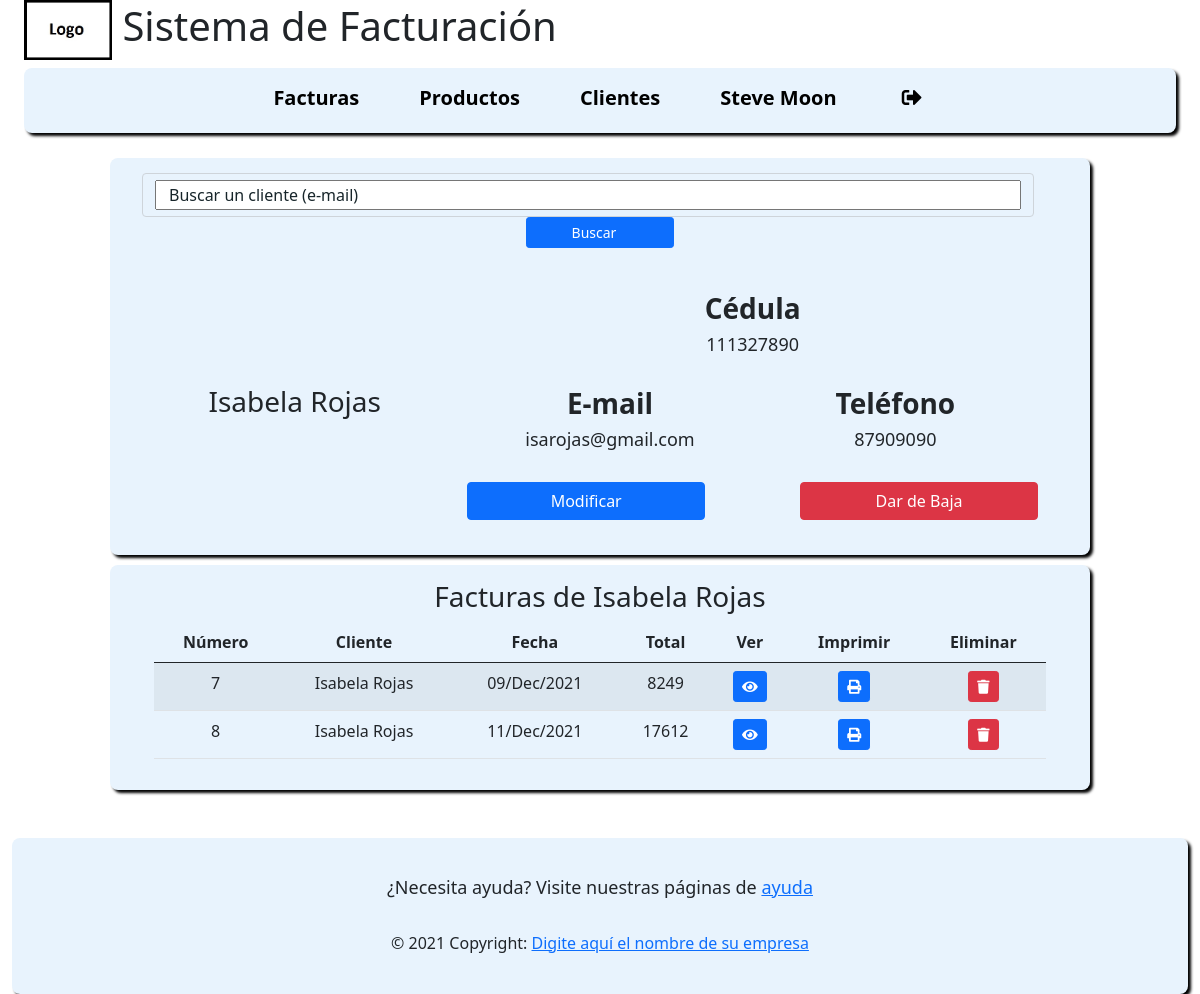
/?c=read_customer&id=2 (signed in), run on the app's committed database.
### tables this page shows
CREATE TABLE `customer` (
  `id` int(11) NOT NULL,
  `ced` int(11) NOT NULL,
  `name` varchar(100) NOT NULL,
  `email` varchar(100) NOT NULL,
  `phone` int(11) NOT NULL
);

CREATE TABLE `invoice` (
  `order_id` int(11) NOT NULL,
  `cashier_id` int(11) NOT NULL,
  `customer_id` int(11) NOT NULL,
  `customer_cedula` int(11) NOT NULL,
  `customer_name` varchar(100) NOT NULL,
  `customer_phone` int(11) NOT NULL,
  `customer_email` varchar(100) NOT NULL,
  `date` date NOT NULL,
  `sub_total` float NOT NULL,
  `total` float NOT NULL,
  `tax` float NOT NULL
);

### controller/read_customer.php (called while the page is built, shortened)
<?php
include_once 'model/customer.php';
if ($_POST) {
    $search_customer = new customer(0, 0, "", addslashes($_POST['email']),0);
    if ($search_customer->email_exists(addslashes($_POST['email']))) {
        $customer = $search_customer->select();
        $current_id = $customer->get_id();
    } else {
        $msg = "El cliente no existe.";
        $customer = $search_customer->select($_GET['current_id']);
        $current_id = $_GET['current_id'];
    }
} else if (isset($_GET['id']) || isset($_SESSION['id'])) {
    $new_customer = new customer();
    if (isset($_GET['id'])) {
        if (!$new_customer->id_exists($_GET['id'])) {
            $msg = "El cliente no existe.";
        } else {
            $customer = $new_customer->select($_GET['id']);
            $current_id = $_GET['id'];
        }
    } else {
        $customer = $new_customer->select($_SESSION['id']);
        $current_id = $_SESSION['id'];
    }
}
include_once "model/invoice.php";
$invoice = new Invoice();
$invoices = $invoice->selectReportByClient($customer->get_id());
if ($invoices) {
    $invoices_validation = "Facturas de " . $customer->name;
} else {
    $invoices_validation = $customer->name . " no tiene facturas.";
}
include 'view/customer.php';

### model/customer.php (called while the page is built, shortened)
<?php
include_once "model/Connection.php";
class customer {
    private $id;
    private $ced;
    public $email;
    public function __construct($id = 0, $ced = 0, $name = "", $email = "", $phone = 0) {
        $this->id = $id;
        $this->ced = $ced;
        $this->name = $name;
        $this->email = $email;
        $this->phone = $phone;
    }
    function get_id() {
        return $this->id;
    }
    function get_ced() {
        return $this->ced;
    }
        function select($by_id = 0) {
        $query = "SELECT * FROM customer";
         if ($by_id) {
            $query .= " WHERE id = '$by_id'";
        } else {
            $query .= " WHERE email = '$this->email'";
        }
        $pdo = new Connection();
        $results = $pdo->open()->query($query);
        $row = $results->fetch();
        $customer = new customer($row['id'], $row['ced'], $row['name'], $row['email'],
                $row['phone']);
        return $customer;
    }
}

### model/connection.php (called while the page is built, shortened)
<?php
class Connection {
    private $str;
    function __construct() {
        $this->str = "mysql:host=" . DB_HOST . ";dbname=" . DB_NAME;
    }
    public function open() {
        try {
            return new PDO($this->str, DB_USER, DB_PASSWORD);
        } catch (PDOException $ex) {
            error_log("ERROR EN " . __FILE__ . " EN LA LINEA" . __LINE__ . " EL ERROR :" . $ex->getMessage());
            return NULL;
        }
    }
}

### model/invoice.php (called while the page is built, shortened)
<?php
include_once "model/Connection.php";
class invoice {
    public function __construct($order_id = 0, $cashier_id = 0, $customer_id = 0, $customer_cedula = "",
    $customer_name = "", $customer_phone = "",$customer_email = "", $date = 0, $sub_total = 0, $total = 0, $tax = 0) {
         $this->order_id = $order_id;
         $this->customer_name = $customer_name;
         $this->date = $date;
         $this->total = $total;
    }
    function selectReportByClient($customer_id) {
        $query = "SELECT * FROM invoice";
        $query .= " WHERE customer_id = '$customer_id'";
        $pdo = new Connection();
        $results = $pdo->open()->query($query);
        $rows = [];
        foreach ($results->fetchAll() as $row) {
            $rows[] = new invoice($row['order_id'], $row['cashier_id'], $row['customer_id'], $row['customer_cedula']
            , $row['customer_name'], $row['customer_phone'], $row['customer_email'],
            $row['date'], $row['sub_total'], $row['total'], $row['tax']);
        }
        return $rows;
    }
}

### view/customer.php (the view)
<div class="contaimer-fluid full-screen">
    <div class="row description all-height justify-content-center col-xs-12 col-sm-12 col-md-12 col-lg-12 col-xl-10">
        <form method="POST" action='./?c=read_customer&current_id=<?php echo $current_id ?>'>
            <div class="form-group">
            <div class="form-control soft-blue-background row">
            <input class="col-xs-12 col-sm-12 col-md-12 col-lg-12 col-xl-12" type="text" name="email" placeholder="Buscar un cliente (e-mail)" required>
                </div>
                <input class= "icon-padding btn btn-primary btn-sm col-xs-12 col-sm-12 col-md-10 col-lg-2 col-xl-2" type="submit" value="Buscar">
            </div><br>
        </form>
        <?php if (isset($msg)) { ?>
            <h3 class="mb-4 "><?php echo $msg ?></h3>
        <?php } else { ?>
            <div class="profile-pic-back user-profile col-xs-12 col-sm-12 col-md-12 col-lg-3 col-xl-4">
                <div class="card-block text-center">
                    <h3><?php echo $customer->name ?></h6>
                </div>
            </div>
            <div class="col-xs-12 col-sm-12 col-md-12 col-lg-9 col-xl-8">
                <div class="card-block">
                    <div class="padd-bottom col-sm-12">
                        <h3 class="f-w-600">Cédula</h3>
                        <h6 ><?php echo $customer->get_ced() ?></h6><br>
                    </div>
                    <div class="row">
                        <div class="col-xs-12 col-sm-12 col-md-12 col-lg-6 col-xl-6">
                            <h3 class=" f-w-600">E-mail</h3>
                            <h6><?php echo $customer->email ?></h6>
                            <br>
                        </div>
                        <div class="padd-bottom col-xs-12 col-sm-12 col-md-12 col-lg-6 col-xl-6">
                            <h3 class="f-w-600">Teléfono</h3>
                            <h6><?php echo $customer->phone ?></h6>
                        </div>
                                <a href ='?c=update_customer&id=<?php echo $customer->get_id() ?>'  class="btn btn-primary col-xs-12 col-sm-12 col-md-6 col-lg-4 col-xl-5">Modificar</a>
                                <a href ='?c=delete_customer&id=<?php echo $customer->get_id() ?>'  class="btn btn-danger offset-2 col-xs-12 col-sm-12 col-md-6 col-lg-4 col-xl-5">Dar de Baja</a>
                    </div>
                </div>
            </div>
        </div>
        <div class="content-element row description margin-top-space col-xs-12 col-sm-12 col-md-12 col-lg-12 col-xl-10">
            <h3><?php echo $invoices_validation ?></h3>
            <?php if($invoices) { ?>
            <div class= "col-xs-12 col-sm-12 col-md-12 col-lg-12 col-xl-12">
            <table id="data-table" class="table table-condensed table-hover table-striped">
            <thead>
                <tr>
                <th>Número</th>
                <th>Cliente</th>
                <th>Fecha</th>
                <th>Total</th>
                <th>Ver</th>
                <th>Imprimir</th>
                <th>Eliminar</th>
                </tr>
            </thead>
            <?php foreach ($invoices as $invoice) { ?>
            <?php $invoice_date = date("d/M/Y", strtotime($invoice->date));  ?>
                <tr>
                    <td><?php echo $invoice->order_id?></td>
                    <td><?php echo $invoice->customer_name?></td>
                    <td><?php echo $invoice_date?></td>
                    <td><?php echo $invoice->total?></td>
                    <td><a href="?c=read_invoice&order_id=<?php echo $invoice->order_id ?>" title="View Invoice"><button class="btn btn-primary btn-sm"><i class="fa fa-eye"></i></button></a></td>
                    <td><a href="?c=print_invoice&order_id=<?php echo $invoice->order_id ?>" title="Print Invoice"><button class="btn btn-primary btn-sm"><i class="fa fa-print"></i></button></a></td>
                    <td><a href="?c=delete_invoice&order_id=<?php echo $invoice->order_id ?>" title="Delete Invoice"><button class="btn btn-danger btn-sm"><i class="fa fa-trash"></i></button></a></td>
                    </tr>
            <?php } ?>
            </table>
            </div>
            <?php } ?>
        </div>
    <?php } ?>
</div>

### css/style.css (style rules this page uses)
body { min-height: 100vh; background-color: white; background-position: center center; background-repeat: no-repeat; background-attachment: fixed; background-size: cover; backdrop-filter: blur(5px); }
.content-element { margin-top: 25px; margin: 0 auto; text-align: center; }
.full-screen { min-height: 620px; padding-top: 25px; }
.soft-blue-background { background-color: #e8f3fd; }
.description { padding: 15px 32px; background-color: #e8f3fd; text-align: center; margin: auto; border-radius: 8px; box-shadow: 3px 3px 3px black; }
::placeholder { color: #17252a; text-shadow: none; }
.all-height { min-height:375px; }
.icon-padding { padding-right: 20px; margin:auto; }
.profile-pic-back { display:block; margin: auto; word-wrap: break-word; }
h6 { font-size: 18px }
.card-block { padding: 1.25rem }
.f-w-600 { font-weight: 600 }
.padd-bottom { padding-bottom: 1; }
.margin-top-space { margin-top: 10px; }

### data on the page
customer: name "Isabela Rojas", ced "111327890", email "isarojas@gmail.com", phone "87909090", name "Facturas de Isabela Rojas"
invoice: order_id "7", customer_name "Isabela Rojas", date "09/Dec/2021", total "8249"
invoice: order_id "8", customer_name "Isabela Rojas", date "11/Dec/2021", total "17612"

### other printed values
substr($_SESSION['name'], 0, 30) "Steve Moon"
